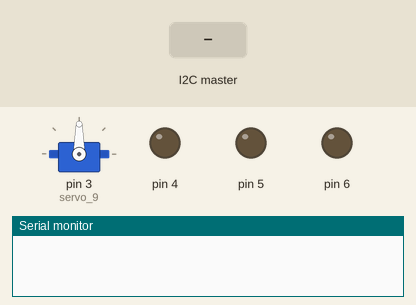
This sketch was run on a simulated Arduino Uno, built with avr-gcc and run on an emulated ATmega328P. On the bench: servo, output pins drawn as LEDs (lit = HIGH), the last lines printed to the serial monitor. The test bench sets the inputs (shaded band).

Above: at 1.2 s.
1.3 s: the I2C master sends the byte 1
At 1.8 s:
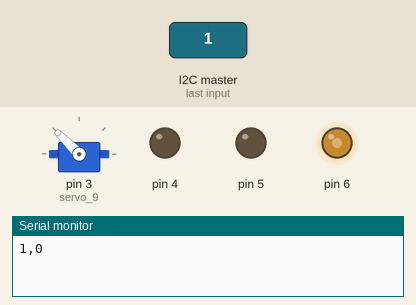
2.8 s: the I2C master sends the byte 2
At 4.0 s:
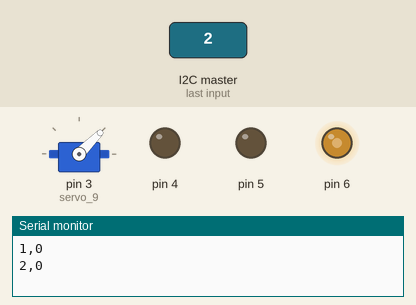
4.3 s: the I2C master sends the byte 90
At 5.2 s:
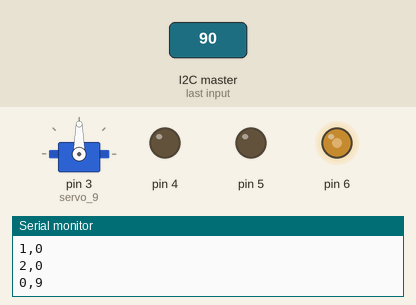
Timing chart, 0 to 7.3 s (numbered marks = the images above; inputs shaded):
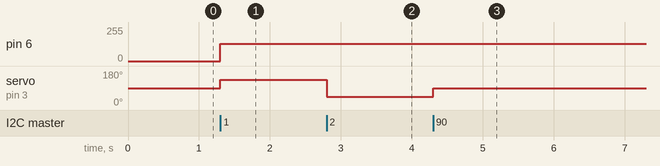

The sketch:

Rc_Car..ino
```cpp
#include <Servo.h>

Servo servo_9;
// Include Arduino Wire library for I2C
#include <Wire.h>

// Define Slave I2C Address
#define SLAVE_ADDR 9

int cm = 0;
int speed = 0;
int x = 0;
int y = 0;
void setup()
{Serial.begin(9600);
   Wire.begin(SLAVE_ADDR);
 Wire.onReceive(receiveEvent);
  servo_9.attach(3);
   pinMode(6, OUTPUT);
  pinMode(5, OUTPUT);
  pinMode(4, OUTPUT);
 Wire.onRequest(returnCm);
}

void returnCm(){
  cm = 0.01723 * readUltrasonicDistance(7, 8);
  Serial.print("Request");
  Wire.write(cm);
}
int rd = 0;
long readUltrasonicDistance(int triggerPin, int echoPin)
{
  pinMode(triggerPin, OUTPUT);  // Clear the trigger
  digitalWrite(triggerPin, LOW);
  delayMicroseconds(2);
  // Sets the trigger pin to HIGH state for 10 microseconds
  digitalWrite(triggerPin, HIGH);
  delayMicroseconds(10);
  digitalWrite(triggerPin, LOW);
  pinMode(echoPin, INPUT);
  // Reads the echo pin, and returns the sound wave travel time in microseconds
  return pulseIn(echoPin, HIGH);
}
void receiveEvent(int howMany){
  // read one character from the I2C
  rd = Wire.read();
  y = rd/10;
  x = rd%10;
  Serial.print(x);
    Serial.print(",");
    Serial.println(y);
  // Print value of incoming data
  //Serial.println(rd);
}
void car (){
  if (y == 0){
  //Serial.print("Nothing");
    speed = 0;
  }
  else if (y == 1){
  		//Serial.print("Forwards");
    forwards();
  }
  else if (y == 2){
  		//Serial.print("Backwards");
    backwards();
  }
    if (x == 0){
  //Serial.println("Forward");
    forward();
  }
  else if (x == 1){
  		//Serial.println("left");
    left();
  }
  else if (x == 2){
  		//Serial.println("Rigth");
    rigth();
  }
}

 void forwards(){
    digitalWrite(5,LOW);
    digitalWrite(4,HIGH);
   speed = 255;
  }
void backwards(){
   digitalWrite(5,HIGH);
 digitalWrite(4,LOW);
  speed = 192;
  }
void forward(){
  servo_9.write(90);
}
void left(){
  servo_9.write(135);
  speed = 128;
}
void rigth(){
  servo_9.write(45);
  speed = 128;
}
void loop(){
  car();
  analogWrite(6,speed);
}	
```

Measured:
- after the input at 1.3 s, pin 6: 0/255 → 128/255 at once; servo on pin 3 (servo_9): 90° → 135° at once
- after the input at 2.8 s, servo on pin 3 (servo_9): 135° → 45° at once
- after the input at 4.3 s, servo on pin 3 (servo_9): 45° → 90° at once
